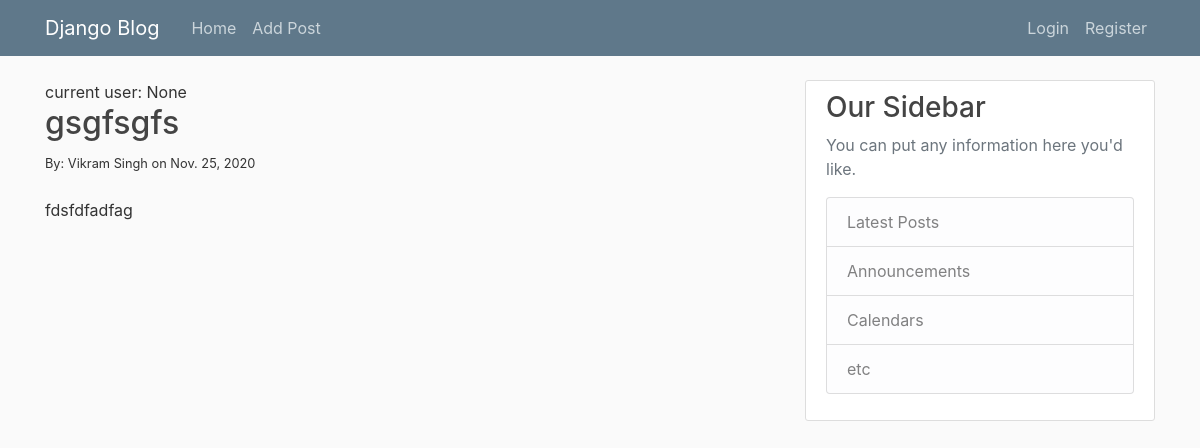
Page /article/3 on the committed database.
### BlogApp/models.py (models this page shows, shortened)
class Post(models.Model):
    title = models.CharField(max_length=150)
    author = models.ForeignKey(User, on_delete=models.CASCADE)
    body = models.TextField()
    date = models.DateField(auto_now_add=True)

### BlogApp/views.py (the view)
# urls.py: path('article/<int:pk>', Article.as_view(), name='article-page'), # primary key
class Article(DetailView):
    model = Post
    template_name = 'article.html'

### BlogApp/templates/article.html (shortened to what this page needs)
{% extends "base.html" %}
{% block content %}
current user: {{user.id}}
<h2>{{ post.title }}</h2>
<small>By: {{post.author.first_name}} {{post.author.last_name}} on {{post.date}}</small>
<br><br>
{{post.body}}
<br><br><br>
{% endblock content %}

### BlogApp/static/main.css (style rules this page uses)
body { background: #fafafa; color: #333333; margin-top: 5rem; }
h1, h2, h3, h4, h5, h6 { color: #444444; }

### rows in the picture
Post: title "gsgfsgfs", author.first_name "Vikram", author.last_name "Singh", date "Nov. 25, 2020", body "fdsfdfadfag"

### other values in the picture
{{ user.id }} "None"
